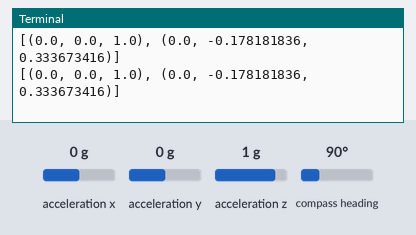
A program run on a simulated Raspberry Pi (BCM pin numbers). Parts: the last lines printed to the terminal. The test bench sets the inputs (shaded band); at power-on: acceleration x 0 g, acceleration y 0 g, acceleration z 1 g, compass heading 90°.

Above: at 1.2 s.
1.3 s: acceleration x set to -1.4 g
At 2.4 s:
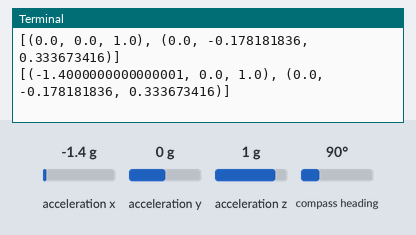
2.8 s: acceleration y set to -1.4 g
At 3.8 s:
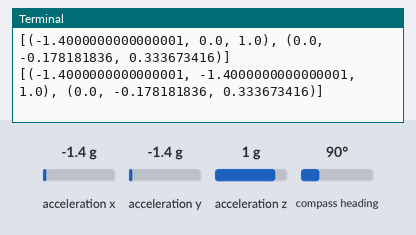
4.3 s: acceleration z set to -1.4 g
At 5.6 s:
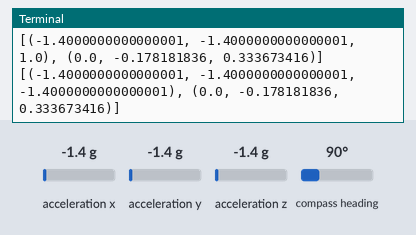
5.8 s: compass heading set to 7°
At 6.8 s:
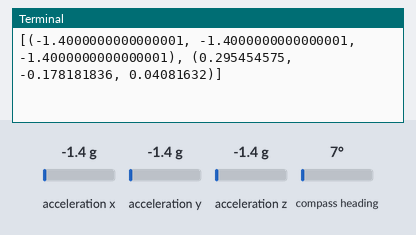

The program:

Adafruit_LSM303.py
```python
#!/usr/bin/python

# Python library for Adafruit Flora Accelerometer/Compass Sensor (LSM303).
# This is pretty much a direct port of the current Arduino library and is
# similarly incomplete (e.g. no orientation value returned from read()
# method).  This does add optional high resolution mode to accelerometer
# though.

# Copyright 2013 Adafruit Industries

# Permission is hereby granted, free of charge, to any person obtaining a
# copy of this software and associated documentation files (the "Software"),
# to deal in the Software without restriction, including without limitation
# the rights to use, copy, modify, merge, publish, distribute, sublicense,
# and/or sell copies of the Software, and to permit persons to whom the
# Software is furnished to do so, subject to the following conditions:

# The above copyright notice and this permission notice shall be included
# in all copies or substantial portions of the Software.

# THE SOFTWARE IS PROVIDED "AS IS", WITHOUT WARRANTY OF ANY KIND, EXPRESS OR
# IMPLIED, INCLUDING BUT NOT LIMITED TO THE WARRANTIES OF MERCHANTABILITY,
# FITNESS FOR A PARTICULAR PURPOSE AND NONINFRINGEMENT. IN NO EVENT SHALL
# THE AUTHORS OR COPYRIGHT HOLDERS BE LIABLE FOR ANY CLAIM, DAMAGES OR OTHER
# LIABILITY, WHETHER IN AN ACTION OF CONTRACT, TORT OR OTHERWISE, ARISING
# FROM, OUT OF OR IN CONNECTION WITH THE SOFTWARE OR THE USE OR OTHER
# DEALINGS IN THE SOFTWARE.

from Adafruit_I2C import Adafruit_I2C


class Adafruit_LSM303(Adafruit_I2C):

    # Minimal constants carried over from Arduino library
    LSM303_ADDRESS_ACCEL = (0x32 >> 1)  # 0011001x
    LSM303_ADDRESS_MAG   = (0x3C >> 1)  # 0011110x
                                             # Default    Type
    LSM303_REGISTER_ACCEL_CTRL_REG1_A = 0x20 # 00000111   rw
    LSM303_REGISTER_ACCEL_CTRL_REG4_A = 0x23 # 00000000   rw
    LSM303_REGISTER_ACCEL_OUT_X_L_A   = 0x28
    LSM303_REGISTER_MAG_CRB_REG_M     = 0x01
    LSM303_REGISTER_MAG_MR_REG_M      = 0x02
    LSM303_REGISTER_MAG_OUT_X_H_M     = 0x03

    # Gain settings for setMagGain()
    LSM303_MAG_GAIN_1_3 = 0x20 # +/- 1.3
    LSM303_MAG_GAIN_1_9 = 0x40 # +/- 1.9
    LSM303_MAG_GAIN_2_5 = 0x60 # +/- 2.5
    LSM303_MAG_GAIN_4_0 = 0x80 # +/- 4.0
    LSM303_MAG_GAIN_4_7 = 0xA0 # +/- 4.7
    LSM303_MAG_GAIN_5_6 = 0xC0 # +/- 5.6
    LSM303_MAG_GAIN_8_1 = 0xE0 # +/- 8.1

    # Sensitivity settings for getAccelSens()
    LSM303_MAG_XY_SENSITIVITY_1_3 = 0.000909091 # 1100 LSB/Gauss
    LSM303_MAG_XY_SENSITIVITY_1_9 = 0.001169591 # 855 LSB/Gauss
    LSM303_MAG_XY_SENSITIVITY_2_5 = 0.001492537 # 670 LSB/Gauss
    LSM303_MAG_XY_SENSITIVITY_4_0 = 0.002222222 # 450 LSB/Gauss
    LSM303_MAG_XY_SENSITIVITY_4_7 = 0.002500000 # 400 LSB/Gauss
    LSM303_MAG_XY_SENSITIVITY_5_6 = 0.003030303 # 330 LSB/Gauss
    LSM303_MAG_XY_SENSITIVITY_8_1 = 0.004347826 # 230 LSB/Gauss
    # Z gain is different from X and Y gain
    LSM303_MAG_Z_SENSITIVITY_1_3 = 0.001020408 # 980 LSB/Gauss
    LSM303_MAG_Z_SENSITIVITY_1_9 = 0.001315789 # 760 LSB/Gauss
    LSM303_MAG_Z_SENSITIVITY_2_5 = 0.001666667 # 600 LSB/Gauss
    LSM303_MAG_Z_SENSITIVITY_4_0 = 0.002500000 # 400 LSB/Gauss
    LSM303_MAG_Z_SENSITIVITY_4_7 = 0.002816901 # 355 LSB/Gauss
    LSM303_MAG_Z_SENSITIVITY_5_6 = 0.003389831 # 295 LSB/Gauss
    LSM303_MAG_Z_SENSITIVITY_8_1 = 0.004878049 # 205 LSB/Gauss

    # Gain settings setAccelGain()
    LSM303_ACCEL_GAIN_2  = 0x00 # +/- 2  g
    LSM303_ACCEL_GAIN_4  = 0x10 # +/- 4  g
    LSM303_ACCEL_GAIN_8  = 0x20 # +/- 8  g
    LSM303_ACCEL_GAIN_16 = 0x30 # +/- 16 g

    # Sensitivity settings for getAccelSens()
    LSM303_ACCEL_SENSITIVITY_2  = 0.001 # 1  mg/LSB
    LSM303_ACCEL_SENSITIVITY_4  = 0.002 # 2  mg/LSB
    LSM303_ACCEL_SENSITIVITY_8  = 0.004 # 4  mg/LSB
    LSM303_ACCEL_SENSITIVITY_16 = 0.012 # 12 mg/LSB As in the datasheet, but why?

    def __init__(self, accel_gain=LSM303_ACCEL_GAIN_2,
                 mag_gain=LSM303_MAG_GAIN_1_3,
                 busnum=-1, debug=False, hires=False):

        # Accelerometer and magnetometer are at different I2C
        # addresses, so invoke a separate I2C instance for each
        self.accel = Adafruit_I2C(self.LSM303_ADDRESS_ACCEL, busnum, debug)
        self.mag   = Adafruit_I2C(self.LSM303_ADDRESS_MAG  , busnum, debug)

        # Enable the accelerometer
        self.accel.write8(self.LSM303_REGISTER_ACCEL_CTRL_REG1_A, 0x27)
        # Select hi-res (12-bit) or low-res (10-bit) output mode.
        # Low-res mode uses less power and sustains a higher update rate,
        # output is padded to compatible 12-bit units.
        self.hires = hires

        # Enable the magnetometer
        self.mag.write8(self.LSM303_REGISTER_MAG_MR_REG_M, 0x00)

        self.setAccelGain(accel_gain)

        self.setMagGain(mag_gain)


    # Interpret signed 12-bit acceleration component from list
    def accel12(self, list, idx):
        n = list[idx] | (list[idx+1] << 8) # Low, high bytes
        if n > 32767: n -= 65536           # 2's complement signed
        return n >> 4                      # 12-bit resolution


    # Interpret signed 16-bit magnetometer component from list
    def mag16(self, list, idx):
        n = (list[idx] << 8) | list[idx+1]   # High, low bytes
        return n if n < 32768 else n - 65536 # 2's complement signed

    def getAccelSens(self, value_int):
        value_f = 0.0
        if self.accel_gain == self.LSM303_ACCEL_GAIN_2:
            value_f = value_int * self.LSM303_ACCEL_SENSITIVITY_2
        elif self.accel_gain == self.LSM303_ACCEL_GAIN_4:
            value_f = value_int * self.LSM303_ACCEL_SENSITIVITY_4
        elif self.accel_gain == self.LSM303_ACCEL_GAIN_8:
            value_f = value_int * self.LSM303_ACCEL_SENSITIVITY_8
        elif self.accel_gain == self.LSM303_ACCEL_GAIN_16:
            value_f = value_int * self.LSM303_ACCEL_SENSITIVITY_16
        return value_f

    def getMagXYSens(self, value_int):
        value_f = 0.0
        if self.mag_gain == self.LSM303_MAG_GAIN_1_3:
            value_f = value_int * self.LSM303_MAG_XY_SENSITIVITY_1_3
        elif self.mag_gain == self.LSM303_MAG_GAIN_1_9:
            value_f = value_int * self.LSM303_MAG_XY_SENSITIVITY_1_9
        elif self.mag_gain == self.LSM303_MAG_GAIN_2_5:
            value_f = value_int * self.LSM303_MAG_XY_SENSITIVITY_2_5
        elif self.mag_gain == self.LSM303_MAG_GAIN_4_0:
            value_f = value_int * self.LSM303_MAG_XY_SENSITIVITY_4_0
        elif self.mag_gain == self.LSM303_MAG_GAIN_4_7:
            value_f = value_int * self.LSM303_MAG_XY_SENSITIVITY_4_7
        elif self.mag_gain == self.LSM303_MAG_GAIN_5_6:
            value_f = value_int * self.LSM303_MAG_XY_SENSITIVITY_5_6
        elif self.mag_gain == self.LSM303_MAG_GAIN_8_1:
            value_f = value_int * self.LSM303_MAG_XY_SENSITIVITY_8_1
        return value_f

    def getMagZSens(self, value_int):
        value_f = 0.0
        if self.mag_gain == self.LSM303_MAG_GAIN_1_3:
            value_f = value_int * self.LSM303_MAG_Z_SENSITIVITY_1_3
        elif self.mag_gain == self.LSM303_MAG_GAIN_1_9:
            value_f = value_int * self.LSM303_MAG_Z_SENSITIVITY_1_9
        elif self.mag_gain == self.LSM303_MAG_GAIN_2_5:
            value_f = value_int * self.LSM303_MAG_Z_SENSITIVITY_2_5
        elif self.mag_gain == self.LSM303_MAG_GAIN_4_0:
            value_f = value_int * self.LSM303_MAG_Z_SENSITIVITY_4_0
        elif self.mag_gain == self.LSM303_MAG_GAIN_4_7:
            value_f = value_int * self.LSM303_MAG_Z_SENSITIVITY_4_7
        elif self.mag_gain == self.LSM303_MAG_GAIN_5_6:
            value_f = value_int * self.LSM303_MAG_Z_SENSITIVITY_5_6
        elif self.mag_gain == self.LSM303_MAG_GAIN_8_1:
            value_f = value_int * self.LSM303_MAG_Z_SENSITIVITY_8_1
        return value_f

    def read(self):
        # Read the accelerometer
        list = self.accel.readList(
          self.LSM303_REGISTER_ACCEL_OUT_X_L_A | 0x80, 6)
        res = [( self.getAccelSens(self.accel12(list, 0)),
                 self.getAccelSens(self.accel12(list, 2)),
                 self.getAccelSens(self.accel12(list, 4)) )]

        # Read the magnetometer
        list = self.mag.readList(self.LSM303_REGISTER_MAG_OUT_X_H_M, 6)
        res.append((self.getMagXYSens(self.mag16(list, 0)),
                    self.getMagXYSens(self.mag16(list, 2)),
                    self.getMagZSens(self.mag16(list, 4)) ))
        # ToDo: Calculate orientation

        return res


    def setAccelGain(self, accel_gain):
        reg = accel_gain
        if self.hires:
            reg |= 0b00001000
        self.accel.write8(self.LSM303_REGISTER_ACCEL_CTRL_REG4_A, reg)
        self.accel_gain = accel_gain

    def setMagGain(self, mag_gain):
        self.mag.write8(self.LSM303_REGISTER_MAG_CRB_REG_M, mag_gain)
        self.mag_gain = mag_gain


# Simple example prints accel/mag data once per second:
if __name__ == '__main__':

    from time import sleep

    lsm = Adafruit_LSM303()

    print '[(Accelerometer X, Y, Z), (Magnetometer X, Y, Z, orientation)]'
    while True:
        print lsm.read()
        sleep(1) # Output is fun to watch if this is commented out
```

Measured:
- after the input at 1.3 s, the terminal: prints a new line after 0.71 s (image 1)
- after the input at 2.8 s, the terminal: prints a new line after 0.21 s (image 2)
- after the input at 4.3 s, the terminal: prints a new line after 0.72 s (image 3)
- after the input at 5.8 s, the terminal: prints a new line after 0.22 s (image 4)
